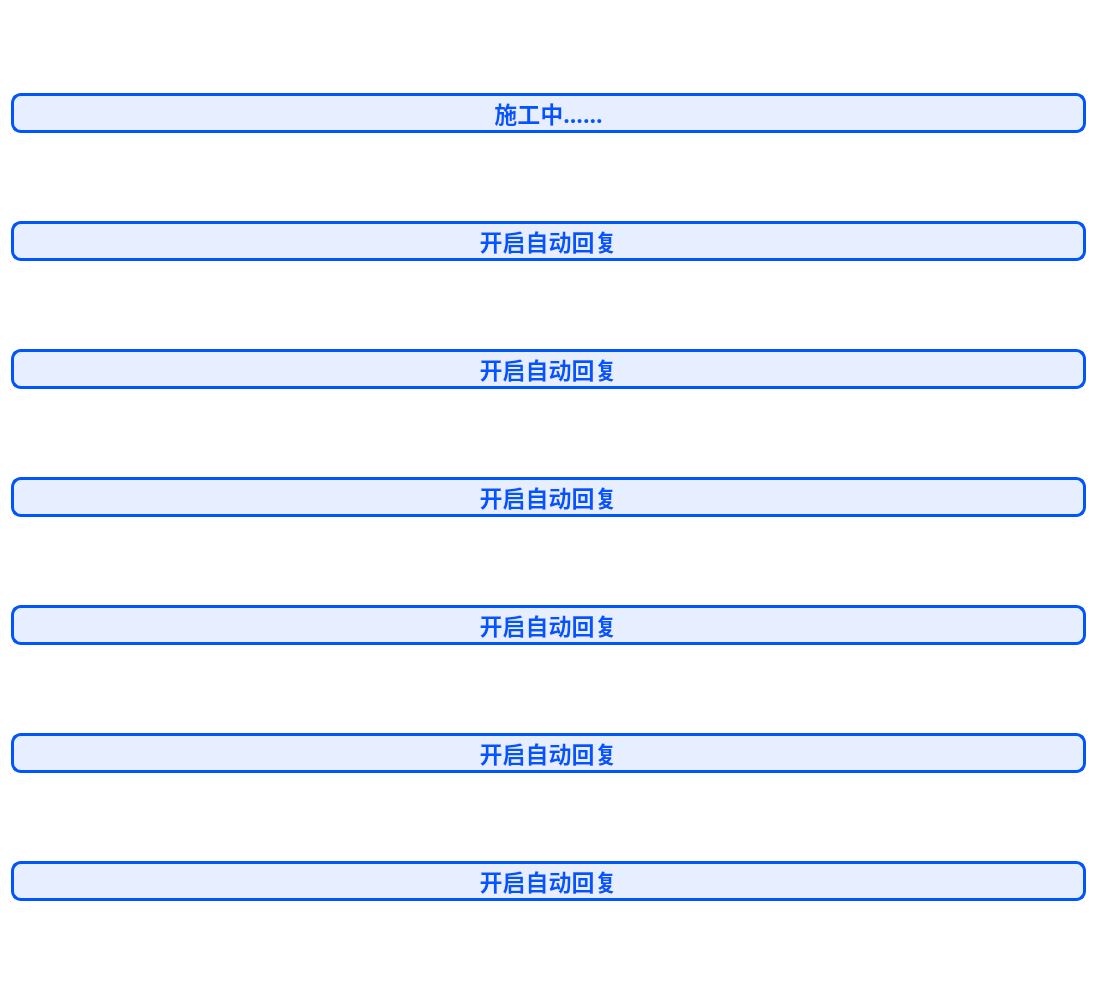
         <widget class="QWidget" name="scrollAreaWidgetContents">
          <property name="geometry">
           <rect>
            <x>0</x>
            <y>0</y>
            <width>1097</width>
            <height>1000</height>
           </rect>
          </property>
          <property name="minimumSize">
           <size>
            <width>0</width>
            <height>1000</height>
           </size>
          </property>
          <property name="styleSheet">
           <string notr="true">background-color: rgb(255, 255, 255);
border-radius:10px;</string>
          </property>
          <layout class="QVBoxLayout" name="verticalLayout_6">
           <item>
            <widget class="QPushButton" name="SwitchReply_2">
             <property name="minimumSize">
              <size>
               <width>0</width>
               <height>40</height>
              </size>
             </property>
             <property name="sizeIncrement">
              <size>
               <width>0</width>
               <height>40</height>
              </size>
             </property>
             <property name="font">
              <font>
               <family>黑体</family>
               <pointsize>17</pointsize>
               <bold>true</bold>
              </font>
             </property>
             <property name="styleSheet">
              <string notr="true">/**正常情况下样式**/
QPushButton{
	border-radius: 10px;		/*圆角*/
	border-width: 3px;		/*设置边框大小*/
	border-color: rgb(0, 85, 255);  /*边框颜色*/
	border-style: solid;		/*实线*/
	color: rgb(0, 85, 255);
	background-color: rgba(0, 85, 255,0.1);	/*按钮背景颜色纯白*/
}

/**鼠标停留在按钮上的样式**/
QPushButton::hover{	
	background-color: rgba(0, 85, 255,0.5);
	color: rgb(255, 255, 255);
}

/**鼠标按压下去的样式**/
QPushButton:pressed {
	background-color: rgb(0, 85, 255);
	color: rgb(255, 255, 255);
}
</string>
             </property>
             <property name="text">
              <string>施工中......</string>
             </property>
            </widget>
           </item>
           <item>
            <widget class="QPushButton" name="SwitchReply_3">
             <property name="minimumSize">
              <size>
               <width>0</width>
               <height>40</height>
              </size>
             </property>
             <property name="sizeIncrement">
              <size>
               <width>0</width>
               <height>40</height>
              </size>
             </property>
             <property name="font">
              <font>
               <family>黑体</family>
               <pointsize>17</pointsize>
               <bold>true</bold>
              </font>
             </property>
             <property name="styleSheet">
              <string notr="true">/**正常情况下样式**/
QPushButton{
	border-radius: 10px;		/*圆角*/
	border-width: 3px;		/*设置边框大小*/
	border-color: rgb(0, 85, 255);  /*边框颜色*/
	border-style: solid;		/*实线*/
	color: rgb(0, 85, 255);
	background-color: rgba(0, 85, 255,0.1);	/*按钮背景颜色纯白*/
}

/**鼠标停留在按钮上的样式**/
QPushButton::hover{	
	background-color: rgba(0, 85, 255,0.5);
	color: rgb(255, 255, 255);
}

/**鼠标按压下去的样式**/
QPushButton:pressed {
	background-color: rgb(0, 85, 255);
	color: rgb(255, 255, 255);
}
</string>
             </property>
             <property name="text">
              <string>开启自动回复</string>
             </property>
            </widget>
           </item>
           <item>
            <widget class="QPushButton" name="SwitchReply_4">
             <property name="minimumSize">
              <size>
               <width>0</width>
               <height>40</height>
              </size>
             </property>
             <property name="sizeIncrement">
              <size>
               <width>0</width>
               <height>40</height>
              </size>
             </property>
             <property name="font">
              <font>
               <family>黑体</family>
               <pointsize>17</pointsize>
               <bold>true</bold>
              </font>
             </property>
             <property name="styleSheet">
              <string notr="true">/**正常情况下样式**/
QPushButton{
	border-radius: 10px;		/*圆角*/
	border-width: 3px;		/*设置边框大小*/
	border-color: rgb(0, 85, 255);  /*边框颜色*/
	border-style: solid;		/*实线*/
	color: rgb(0, 85, 255);
	background-color: rgba(0, 85, 255,0.1);	/*按钮背景颜色纯白*/
}

/**鼠标停留在按钮上的样式**/
QPushButton::hover{	
	background-color: rgba(0, 85, 255,0.5);
	color: rgb(255, 255, 255);
}

/**鼠标按压下去的样式**/
QPushButton:pressed {
	background-color: rgb(0, 85, 255);
	color: rgb(255, 255, 255);
}
</string>
             </property>
             <property name="text">
              <string>开启自动回复</string>
             </property>
            </widget>
           </item>
           <item>
            <widget class="QPushButton" name="SwitchReply_5">
             <property name="minimumSize">
              <size>
               <width>0</width>
               <height>40</height>
              </size>
             </property>
             <property name="sizeIncrement">
              <size>
               <width>0</width>
               <height>40</height>
              </size>
             </property>
             <property name="font">
              <font>
               <family>黑体</family>
               <pointsize>17</pointsize>
               <bold>true</bold>
              </font>
             </property>
             <property name="styleSheet">
              <string notr="true">/**正常情况下样式**/
QPushButton{
	border-radius: 10px;		/*圆角*/
	border-width: 3px;		/*设置边框大小*/
	border-color: rgb(0, 85, 255);  /*边框颜色*/
	border-style: solid;		/*实线*/
	color: rgb(0, 85, 255);
	background-color: rgba(0, 85, 255,0.1);	/*按钮背景颜色纯白*/
}

/**鼠标停留在按钮上的样式**/
QPushButton::hover{	
	background-color: rgba(0, 85, 255,0.5);
	color: rgb(255, 255, 255);
}

/**鼠标按压下去的样式**/
QPushButton:pressed {
	background-color: rgb(0, 85, 255);
	color: rgb(255, 255, 255);
}
</string>
             </property>
             <property name="text">
              <string>开启自动回复</string>
             </property>
            </widget>
           </item>
           <item>
            <widget class="QPushButton" name="SwitchReply_6">
             <property name="minimumSize">
              <size>
               <width>0</width>
               <height>40</height>
              </size>
             </property>
             <property name="sizeIncrement">
              <size>
               <width>0</width>
               <height>40</height>
              </size>
             </property>
             <property name="font">
              <font>
               <family>黑体</family>
               <pointsize>17</pointsize>
               <bold>true</bold>
              </font>
             </property>
             <property name="styleSheet">
              <string notr="true">/**正常情况下样式**/
QPushButton{
	border-radius: 10px;		/*圆角*/
	border-width: 3px;		/*设置边框大小*/
	border-color: rgb(0, 85, 255);  /*边框颜色*/
	border-style: solid;		/*实线*/
	color: rgb(0, 85, 255);
	background-color: rgba(0, 85, 255,0.1);	/*按钮背景颜色纯白*/
}

/**鼠标停留在按钮上的样式**/
QPushButton::hover{	
	background-color: rgba(0, 85, 255,0.5);
	color: rgb(255, 255, 255);
}

/**鼠标按压下去的样式**/
QPushButton:pressed {
	background-color: rgb(0, 85, 255);
	color: rgb(255, 255, 255);
}
</string>
             </property>
             <property name="text">
              <string>开启自动回复</string>
             </property>
            </widget>
           </item>
           <item>
            <widget class="QPushButton" name="SwitchReply_7">
             <property name="minimumSize">
              <size>
               <width>0</width>
               <height>40</height>
              </size>
             </property>
             <property name="sizeIncrement">
              <size>
               <width>0</width>
               <height>40</height>
              </size>
             </property>
             <property name="font">
              <font>
               <family>黑体</family>
               <pointsize>17</pointsize>
               <bold>true</bold>
              </font>
             </property>
             <property name="styleSheet">
              <string notr="true">/**正常情况下样式**/
QPushButton{
	border-radius: 10px;		/*圆角*/
	border-width: 3px;		/*设置边框大小*/
	border-color: rgb(0, 85, 255);  /*边框颜色*/
	border-style: solid;		/*实线*/
	color: rgb(0, 85, 255);
	background-color: rgba(0, 85, 255,0.1);	/*按钮背景颜色纯白*/
}

/**鼠标停留在按钮上的样式**/
QPushButton::hover{	
	background-color: rgba(0, 85, 255,0.5);
	color: rgb(255, 255, 255);
}

/**鼠标按压下去的样式**/
QPushButton:pressed {
	background-color: rgb(0, 85, 255);
	color: rgb(255, 255, 255);
}
</string>
             </property>
             <property name="text">
              <string>开启自动回复</string>
             </property>
            </widget>
           </item>
           <item>
            <widget class="QPushButton" name="SwitchReply_8">
             <property name="minimumSize">
              <size>
               <width>0</width>
               <height>40</height>
              </size>
             </property>
             <property name="sizeIncrement">
              <size>
               <width>0</width>
               <height>40</height>
              </size>
             </property>
             <property name="font">
              <font>
               <family>黑体</family>
               <pointsize>17</pointsize>
               <bold>true</bold>
              </font>
             </property>
             <property name="styleSheet">
              <string notr="true">/**正常情况下样式**/
QPushButton{
	border-radius: 10px;		/*圆角*/
	border-width: 3px;		/*设置边框大小*/
	border-color: rgb(0, 85, 255);  /*边框颜色*/
	border-style: solid;		/*实线*/
	color: rgb(0, 85, 255);
	background-color: rgba(0, 85, 255,0.1);	/*按钮背景颜色纯白*/
}

/**鼠标停留在按钮上的样式**/
QPushButton::hover{	
	background-color: rgba(0, 85, 255,0.5);
	color: rgb(255, 255, 255);
}

/**鼠标按压下去的样式**/
QPushButton:pressed {
	background-color: rgb(0, 85, 255);
	color: rgb(255, 255, 255);
}
</string>
             </property>
             <property name="text">
              <string>开启自动回复</string>
             </property>
            </widget>
           </item>
          </layout>
         </widget>
